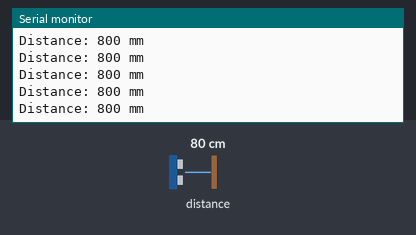
This sketch was run on a simulated Arduino Uno, built for the host (arithmetic inside an expression is 32-bit, double 64-bit). Parts: the last lines printed to the serial monitor. Inputs (shaded band) come from the test bench; at power-on: distance to the obstacle 80 cm.

Above: at 1.2 s.
1.3 s: distance to the obstacle set to 2 cm
At 1.49 s:
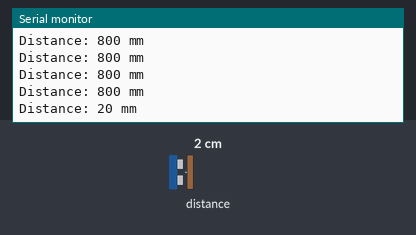
2.8 s: distance to the obstacle set to 4 cm
At 2.82 s:
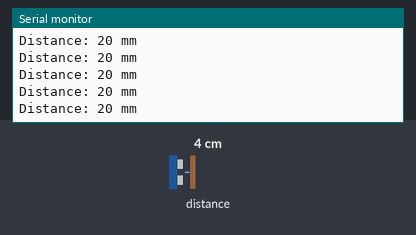
Timing chart, 0 to 5.8 s (numbered marks = the images above; inputs shaded):
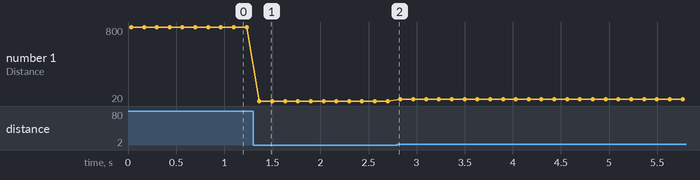

The sketch:

Legocart1.ino
```cpp
#include <Wire.h>
#include <Adafruit_VL53L1X.h>

Adafruit_VL53L1X sensor;

void setup() {
  Wire.begin();
  sensor.Init();
  sensor.setMeasurementTimingBudgetMicroseconds(100000); // Set timeout to 100ms
  Serial.begin(115200); // Replace with your desired baud rate
}

void loop() {
  sensor.ranging();
  uint16_t distance = sensor.getDistance();

  Serial.print("Distance: ");
  Serial.print(distance);
  Serial.println(" mm");

  delay(100); // Adjust delay as needed
}
```

Measured:
- after the input at 1.3 s, the serial monitor: prints a new line after 0.07 s (image 1)
- plotted number 1: 800 → 20 after the input at 1.3 s, 20 → 40 after the input at 2.8 s
